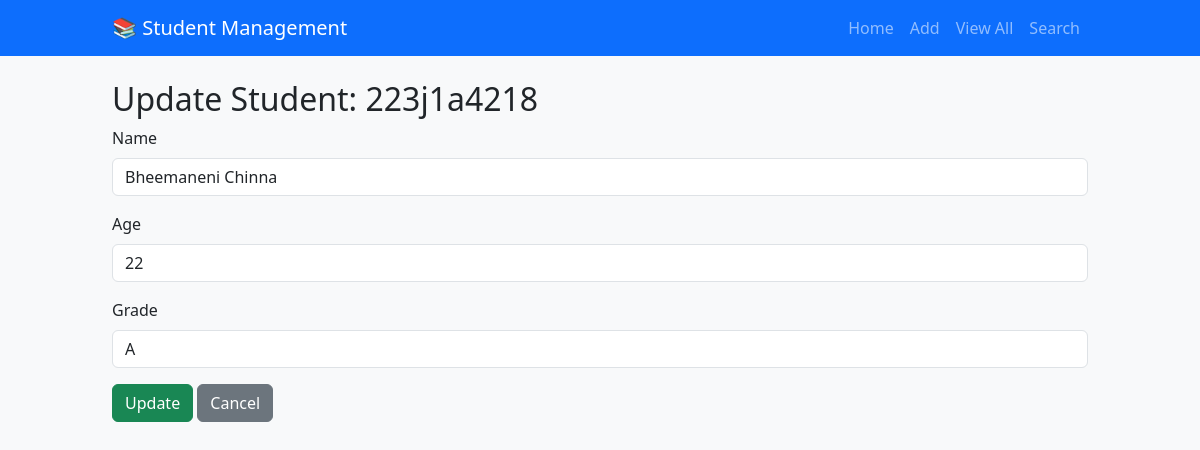
/update/223j1a4218, run on the app's committed database.
### tables this page shows
CREATE TABLE students (
            id INTEGER PRIMARY KEY AUTOINCREMENT,
            name TEXT NOT NULL,
            roll_no TEXT UNIQUE NOT NULL,
            age INTEGER,
            grade TEXT
        );

### app.py (the view, shortened to what this page needs)
@app.route('/update/<roll_no>', methods=['GET', 'POST'])
def update_student(roll_no):
    conn = get_db_connection()
    student = conn.execute('SELECT * FROM students WHERE roll_no = ?', (roll_no,)).fetchone()
    if not student:
        conn.close()
        flash('Student not found!', 'danger')
        return redirect(url_for('view_students'))
    conn.close()
    return render_template('update.html', student=student)

### app.py (called while the page is built)
def get_db_connection():
    conn = sqlite3.connect(DB_NAME)
    conn.row_factory = sqlite3.Row
    return conn

### templates/update.html
{% extends "base.html" %}
{% block content %}
<h2>Update Student: {{ student.roll_no }}</h2>
<form method="POST">
    <div class="mb-3">
        <label class="form-label">Name</label>
        <input type="text" name="name" class="form-control" value="{{ student.name }}" placeholder="Leave blank to keep current">
    </div>
    <div class="mb-3">
        <label class="form-label">Age</label>
        <input type="number" name="age" class="form-control" value="{{ student.age }}" placeholder="Leave blank to keep current">
    </div>
    <div class="mb-3">
        <label class="form-label">Grade</label>
        <input type="text" name="grade" class="form-control" value="{{ student.grade }}" placeholder="Leave blank to keep current">
    </div>
    <button type="submit" class="btn btn-success">Update</button>
    <a href="{{ url_for('view_students') }}" class="btn btn-secondary">Cancel</a>
</form>
{% endblock %}

### statc/style.css (style rules this page uses)
body { background-color: #f8f9fa; }

### data on the page
students: roll_no "223j1a4218", name "Bheemaneni Chinna", age "22", grade "A"
